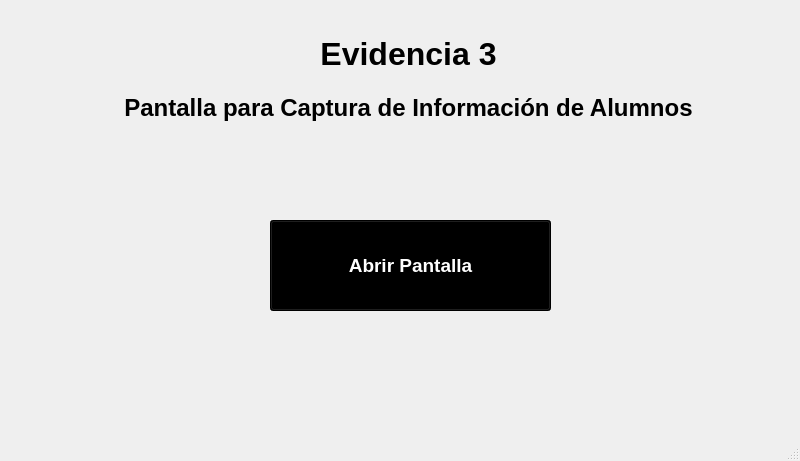
<?xml version="1.0" encoding="UTF-8"?>
<ui version="4.0">
 <class>MainWindow</class>
 <widget class="QMainWindow" name="MainWindow">
  <property name="geometry">
   <rect>
    <x>0</x>
    <y>0</y>
    <width>800</width>
    <height>461</height>
   </rect>
  </property>
  <property name="windowTitle">
   <string>MainWindow</string>
  </property>
  <widget class="QWidget" name="centralwidget">
   <widget class="QWidget" name="verticalLayoutWidget">
    <property name="geometry">
     <rect>
      <x>110</x>
      <y>30</y>
      <width>597</width>
      <height>101</height>
     </rect>
    </property>
    <layout class="QVBoxLayout" name="verticalLayout">
     <item>
      <widget class="QLabel" name="label">
       <property name="font">
        <font>
         <pointsize>24</pointsize>
         <weight>75</weight>
         <bold>true</bold>
        </font>
       </property>
       <property name="text">
        <string>Evidencia 3</string>
       </property>
       <property name="alignment">
        <set>Qt::AlignCenter</set>
       </property>
      </widget>
     </item>
     <item>
      <widget class="QLabel" name="label_2">
       <property name="font">
        <font>
         <pointsize>18</pointsize>
         <weight>75</weight>
         <bold>true</bold>
        </font>
       </property>
       <property name="text">
        <string>Pantalla para Captura de Información de Alumnos</string>
       </property>
       <property name="alignment">
        <set>Qt::AlignCenter</set>
       </property>
      </widget>
     </item>
    </layout>
   </widget>
   <widget class="QPushButton" name="btn_abrir">
    <property name="geometry">
     <rect>
      <x>270</x>
      <y>220</y>
      <width>281</width>
      <height>91</height>
     </rect>
    </property>
    <property name="font">
     <font>
      <pointsize>14</pointsize>
      <weight>75</weight>
      <bold>true</bold>
     </font>
    </property>
    <property name="cursor">
     <cursorShape>PointingHandCursor</cursorShape>
    </property>
    <property name="styleSheet">
     <string notr="true">color: rgb(255, 255, 255);
background-color: rgb(0, 0, 0);</string>
    </property>
    <property name="text">
     <string>Abrir Pantalla</string>
    </property>
   </widget>
  </widget>
  <widget class="QStatusBar" name="statusbar"/>
 </widget>
 <resources/>
 <connections/>
</ui>
